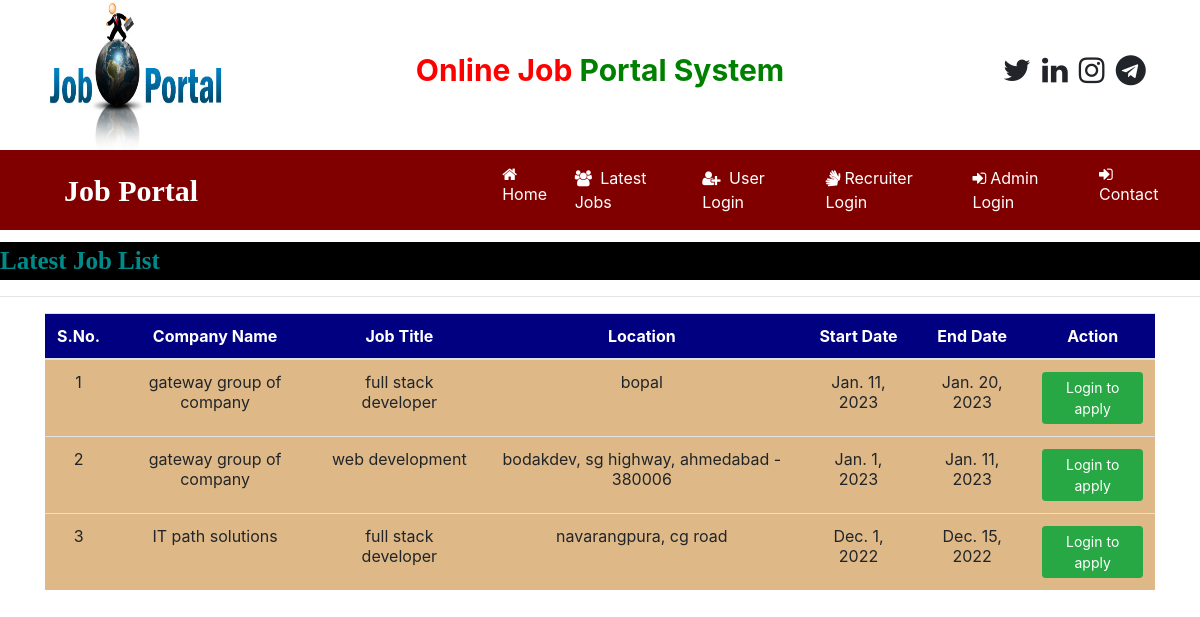
The page /latest_jobs on the database its author committed.
### job/models.py (models this page shows, shortened)
class Job(models.Model):
    recruiter = models.ForeignKey(Recruiter,on_delete=models.CASCADE)
    start_date = models.DateField()
    end_date = models.DateField()
    title = models.CharField(max_length=100)
    salary= models.FloatField(max_length=20)
    image = models.FileField()
    description = models.CharField(max_length=300)
    experience = models.CharField(max_length=50)
    location = models.CharField(max_length=100)
    skills = models.CharField(max_length=100)
    creationdate = models.DateField()

class Recruiter(models.Model):
    user = models.ForeignKey(User,on_delete=models.CASCADE)
    mobile = models.CharField(max_length=15,null=True)
    image = models.FileField(null=True)
    gender = models.CharField(max_length=10,null=True)
    company= models.CharField(max_length=100,null=True)
    type = models.CharField(max_length=15,null=True)
    status = models.CharField(max_length=20, null=True)

### job/views.py (the view)
# urls.py: path('latest_jobs',latest_jobs,name="latest_jobs"),
def latest_jobs(request):
    job = Job.objects.all().order_by('-start_date')
    d = {'job':job}
    return render(request,'latest_jobs.html',d)

### job/templates/latest_jobs.html (shortened to what this page needs)
{% load static %}
{% block body %}
{% include 'navigation.html' %}
<marquee style = "font-family : 'Monotype Corsiva' ; font-size : 25px ; color : darkcyan ; background-color : black ; font-weight : bold ; margin-top:1%">
    Latest Job List
</marquee>
<hr>
<div class="container">
<table class="table table-hover" id="example">
    <thead>
    <tr style = "background-color : #000080 ; color : white">
        <th>S.No.</th>
        <th>Company Name</th>
        <th>Job Title</th>
         <th>Location</th>
        <th>Start Date</th>
        <th>End Date</th>
        <th>Action</th>
    </tr>
    </thead>
    <tbody>
    {% for i in job %}
    <tr style = "background-color : #DEB887">
        <td>{{forloop.counter}}</td>
        <td>{{i.recruiter.company}}</td>
        <td>{{i.title}}</td>
<td>{{i.location}}</td>
        <td>{{i.start_date}}</td>
        <td>{{i.end_date}}</td>
        <td><a href="{% url 'user_login'%}" class="btn btn-success btn-sm" >Login to apply</a>
        </td>
    </tr>
    {% endfor %}
    </tbody>
</table>
</div>
{% endblock %}

### job/templates/latest_jobs.html (style rules this page uses)
tr { text-align : center }

### rows shown on the page
Job: recruiter.company "gateway group of company", title "full stack developer", location "bopal", start_date "Jan. 11, 2023", end_date "Jan. 20, 2023"
Job: recruiter.company "gateway group of company", title "web development", location "bodakdev, sg highway, ahmedabad - 380006", start_date "Jan. 1, 2023", end_date "Jan. 11, 2023"
Job: recruiter.company "IT path solutions", title "full stack developer", location "navarangpura, cg road", start_date "Dec. 1, 2022", end_date "Dec. 15, 2022"
